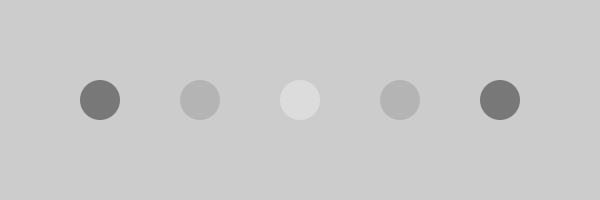
Frame 1 (no input)
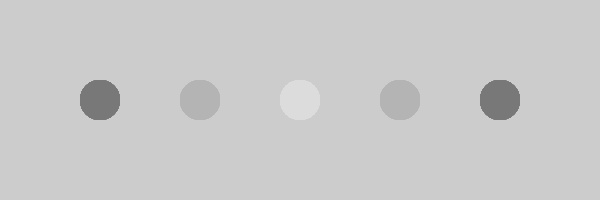
Frame 60 (the mouse pressed at the canvas centre just before this capture)
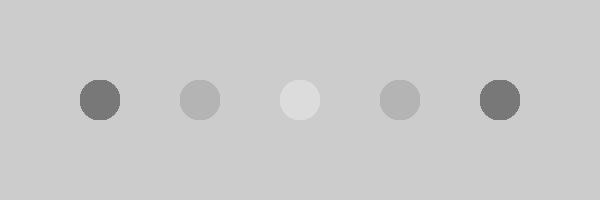
Frame 120 (the mouse held since frame 60 and released just before this capture)

The Processing sketch that drew these frames (run headless with seeded random() and noise(); from frame 60 on, the mouse is pressed at the canvas centre):

// Processing sketch: ZoomIn
// ── ZoomIn.pde
int d = 40;
 
float xo;
float yo;
float zoom = 1;
float angle = 0;
 
void setup () {
  size (600, 200);
  xo = width/2;
  yo = height/2;
  smooth();
  noStroke();
}
 
void draw() {
 // background(#1F7B9B);
  translate (xo, yo);
  scale (zoom);
  rotate (angle);
 
  fill(120);
  ellipse(-200, 0, d, d);
  fill(180);
  ellipse(-100, 0, d, d);
  fill(220);
  ellipse (0, 0, d, d);
  fill (180);
  ellipse (100,0,d,d);
  fill (120);
  ellipse (200,0,d,d);
}
 
void keyPressed() {
  if (key == CODED) {
    if (keyCode == UP) {
      zoom += .03;
    }
    else if (keyCode == DOWN) {
      zoom -= .03;
    }
    else if (keyCode == RIGHT) {
      angle += .03;
    }
    else if (keyCode == LEFT) {
      angle -= .03;
    }
  }
  if (key == 32)
  {
    angle = 0;
    zoom = 1;
    xo = width/2;
    yo = height/2;
  }
}
 
void mouseDragged(){
  xo= xo + (mouseX - pmouseX);
  yo = yo + (mouseY - pmouseY);
}
